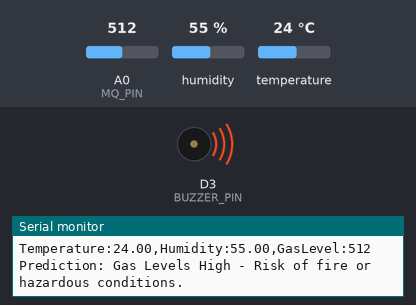
Recording of a sketch running on a simulated ESP8266 (NodeMCU). Parts: buzzer (waves = sounding, pin HIGH), the last lines printed to the serial monitor. The inputs (shaded band) are chosen by the test bench; at power-on: A0 (MQ_PIN) = 512, humidity 55 %, temperature 24 °C.

Above: at 2.8 s.
2.9 s: A0 (MQ_PIN) set to 487
At 4.6 s:
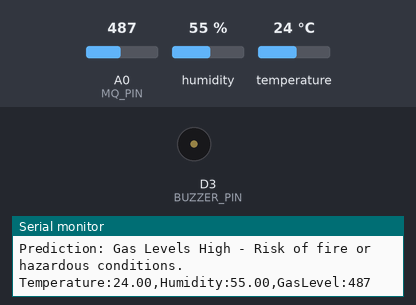
5.6 s: humidity set to 79 %
8.3 s: humidity set to 82 %
At 10.7 s:
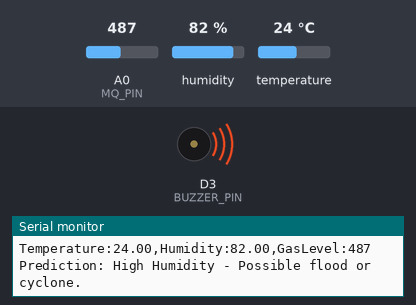
Timing chart, 0 to 12.2 s (numbered marks = the images above; inputs shaded):
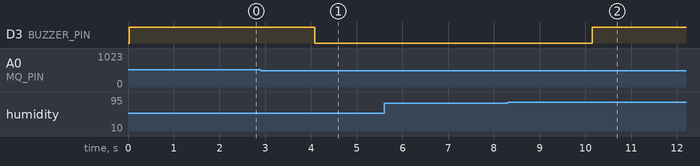

Measured:
- the behaviour switches between 501 and 500 on A0 (MQ_PIN) (found by bisection; images 0 and 1)
- the behaviour switches between 80 and 81 % on humidity (found by bisection; images 1 and 2)
- after the input at 2.9 s, D3 (BUZZER_PIN): HIGH → LOW after 1.2 s
- after the input at 8.3 s, D3 (BUZZER_PIN): LOW → HIGH after 1.9 s

The sketch:

E25FT285.ino
```cpp
#include <DHT.h>

// Define DHT settings
#define DHTPIN D2        // Pin connected to DHT11 data
#define DHTTYPE DHT11    // DHT11 sensor type
DHT dht(DHTPIN, DHTTYPE);

// Define MQ sensor settings
#define MQ_PIN A0        // Analog pin connected to MQ sensor

// Define Buzzer settings
#define BUZZER_PIN D3    // Pin connected to buzzer

// Threshold values for predictions
#define TEMPERATURE_THRESHOLD 35.0   // High temperature threshold (30°C)
#define HUMIDITY_THRESHOLD 80.0      // High humidity threshold (80%)
#define GAS_THRESHOLD 500            // MQ sensor threshold for gas detection

void setup() {
  // Initialize serial communication
  Serial.begin(115200);

  // Initialize DHT sensor
  dht.begin();

  // Initialize buzzer pin
  pinMode(BUZZER_PIN, OUTPUT);
  digitalWrite(BUZZER_PIN, LOW);

  Serial.println("DHT11, MQ sensor, and Buzzer setup complete.");
}

void loop() {
  // Read temperature and humidity from DHT11
  float temperature = dht.readTemperature();
  float humidity = dht.readHumidity();

  // Read gas level from MQ sensor
  int gasLevel = analogRead(MQ_PIN);

  // Check if the readings are valid and send to Python
  if (isnan(temperature) || isnan(humidity)) {
    Serial.println("Error: Failed to read from DHT sensor!");
  } else {
    // Send sensor data to Python as a formatted string
    Serial.print("Temperature:");
    Serial.print(temperature);
    Serial.print(",Humidity:");
    Serial.print(humidity);
    Serial.print(",GasLevel:");
    Serial.println(gasLevel);

    // Initialize buzzer status
    bool buzzerOn = false;

    // Prediction logic based on sensor values
    if (temperature > TEMPERATURE_THRESHOLD) {
      Serial.println("Prediction: High Temperature - Potential for drought or forest fire.");
      buzzerOn = true;
    }

    if (humidity > HUMIDITY_THRESHOLD) {
      Serial.println("Prediction: High Humidity - Possible flood or cyclone.");
      buzzerOn = true;
    }

    if (gasLevel > GAS_THRESHOLD) {
      Serial.println("Prediction: Gas Levels High - Risk of fire or hazardous conditions.");
      buzzerOn = true;
    }

    // Additional recommendation logic
    if (temperature > 40.0 && humidity < 30.0) {
      Serial.println("Recommendation: Stay hydrated and avoid outdoor activities due to high heat.");
    }

    if (humidity > 90.0 && gasLevel > 600) {
      Serial.println("Recommendation: Be alert for possible forest fire or flood.");
    }

    // Control the buzzer
    if (buzzerOn) {
      digitalWrite(BUZZER_PIN, HIGH); // Turn buzzer on
    } else {
      digitalWrite(BUZZER_PIN, LOW);  // Turn buzzer off
    }
  }

  // Delay before next reading
  delay(2000); // 2 seconds
}
```
